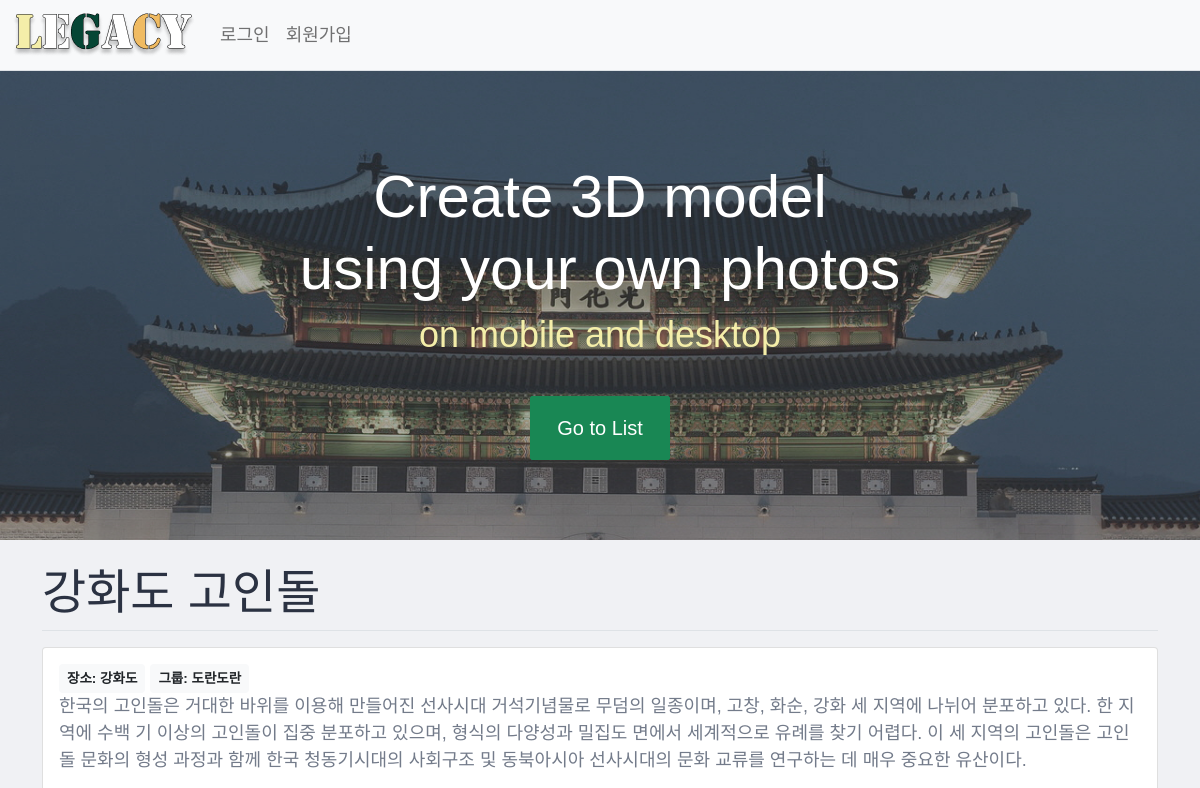
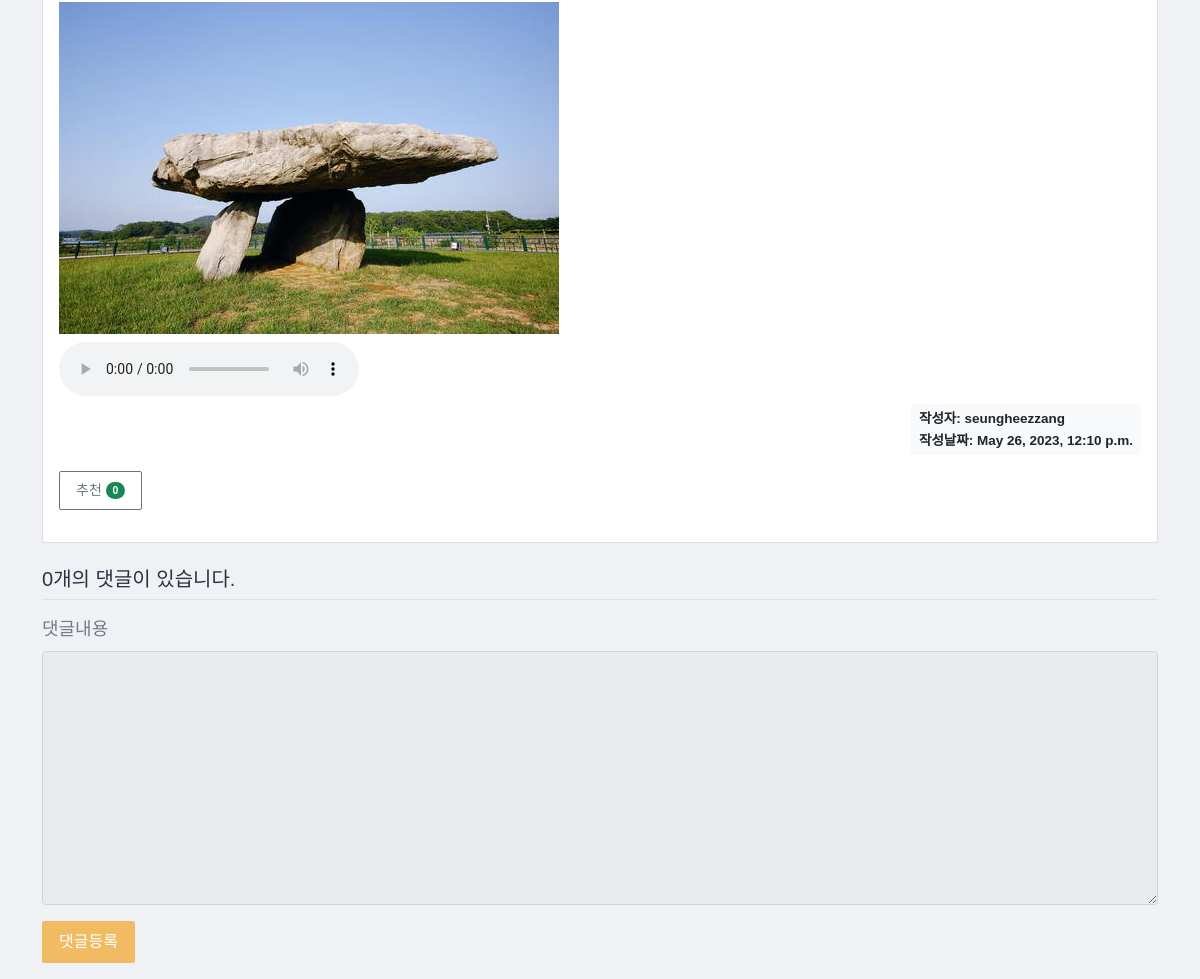
The app's page /pybo/23/ with its own data (2 pictures, top to bottom).
### pybo/models.py (models this page shows, shortened)
class Question(models.Model):
    author = models.ForeignKey(User, on_delete=models.CASCADE, related_name='author_question')
    subject = models.CharField(max_length=200)
    content = models.TextField()
    create_date = models.DateTimeField()
    modify_date = models.DateTimeField(null=True, blank=True)
    voter = models.ManyToManyField(User, related_name='voter_question')
    location = models.CharField(max_length=200, null=True, blank=True)
    audio = models.FileField(upload_to='audio/', null=True, blank=True)
    image = models.FileField(upload_to='image/', null=True, blank=True)
    npz = models.FileField(upload_to='npz/', null=True, blank=True)
    output = models.FileField(upload_to='output/', null=True, blank=True)
    group = models.CharField(max_length=225, null=True, blank=True)

### pybo/views/base_views.py (the view)
# urls.py: path('<int:question_id>/', base_views.detail, name='detail'),
def detail(request, question_id):
    question = get_object_or_404(Question, pk=question_id)
    context = {'question': question}
    return render(request, 'pybo/question_detail.html', context)

### pybo/templatetags/pybo_filter.py (called while the page is built)
@register.filter()
def mark(value):
    extensions = ["nl2br", "fenced_code"]
    return mark_safe(markdown.markdown(value, extensions=extensions))

### templates/pybo/question_detail.html (shortened to what this page needs)
{% extends 'base.html' %}
{% load pybo_filter %}
{% block content %}
<div class="container my-3">
    <h2 class="border-bottom py-2">{{ question.subject }}</h2>
    <div class="card my-3">
        <div class="card-body">
            {% if question.location %}
            <div class="badge bg-light text-dark p-2 text-start">장소: {{ question.location }}</div>
            {% endif %}
            {% if question.group %}
            <div class="badge bg-light text-dark p-2 text-start">그룹: {{ question.group }}</div>
            {% endif %}
            <div class="card-text">{{ question.content|mark }}</div>
<div>
    {% if question.image %}
    <div>
        <img src="{{ question.image.url }}" alt="{{ question.image.description }}" class="img-fluid mb-2">
    </div>
    {% endif %}
    {% if question.audio %}
    <div>
        <audio controls>
            <source src="{{ question.audio.url }}" type="{{ question.audio.content_type }}">
        </audio>
    </div>
    {% endif %}
</div>
            <div class="d-flex justify-content-end">
                <div class="badge bg-light text-dark p-2 text-start">
                    <div class="mb-2">작성자: {{ question.author.username }}</div>
                    <div>작성날짜: {{ question.create_date }}</div>
                </div>
            </div>
            <div class="my-3">
                <a href="javascript:void(0)" data-uri="{% url 'pybo:question_vote' question.id  %}"
                   class="recommend btn btn-sm btn-outline-secondary"> 추천
                    <span class="badge rounded-pill bg-success">{{question.voter.count}}</span>
                </a>
            </div>
        </div>
    </div>
    <h5 class="border-bottom my-3 py-2">{{question.answer_set.count}}개의 댓글이 있습니다.</h5>
    <form action="{% url 'pybo:answer_create' question.id %}" method="post" class="my-3">
        <div class="mb-3">
            <label for="content" class="form-label">댓글내용</label>
            <textarea {% if not user.is_authenticated %}disabled{% endif %}
                      name="content" id="content" class="form-control" rows="10"></textarea>
        </div>
        <input type="submit" value="댓글등록" class="btn btn-success" style="background-color:#F0BB62; border-color:#F0BB62">
    </form>
</div>
{% endblock %}

### static/style.css (style rules this page uses)
body { background-color: #f0f1f4; font-family: 'munhwa', sans-serif; font-size: 18px; color: #737b8a; }
h1,h2,h3,h4,h5,h6 { color: #2b3242; }
img { max-width: 100%; }
a { color: #0043dc; }
.btn { border-radius: 2px; padding: 8px 16px; }
input { border-radius: 3px; border: 1px #ddd solid; }
h2 { font-size: 48px; }

### records on screen
Question: subject "강화도 고인돌", location "강화도", group "도란도란", content|mark "한국의 고인돌은 거대한 바위를 이용해 만들어진 선사시대 거석기념물로 무덤의 일종이며, 고창, 화순, 강화 세 지역에 나뉘어 분포하고 있다. 한 지역에 수백 기 이상의 고인돌이 집중 분포하고 있으며, 형식의 다양성과 밀집도 면에서 세계적으로 유례를 찾기 어렵다. 이 세 지역의 고인돌은 고인돌 문화의 형성 과정과 함께 한국 청동기시대의 사회구조 및 동북아시아 선사시대의 문화 교류를 연구하는 데 매우 중요한 유산이다.", image (picture), author.username "seungheezzang", create_date "May 26, 2023, 12:10 p.m.", voter.count "0", answer_set.count "0"
